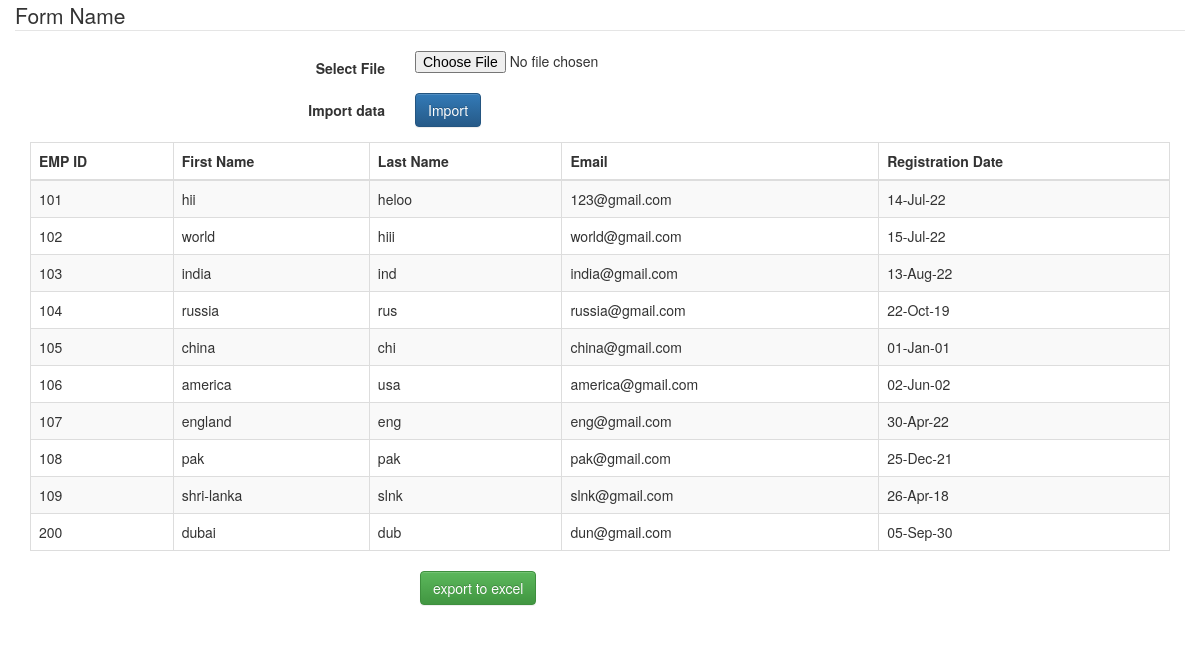
The app's page /csv/index.php with its own data.
### tables this page shows
CREATE TABLE `csv` (
  `emp_id` varchar(50) NOT NULL,
  `firstname` varchar(30) NOT NULL,
  `lastname` varchar(30) NOT NULL,
  `email` varchar(50) NOT NULL,
  `reg_date` varchar(50) NOT NULL
);

### csv/index.php (the view, shortened to what this page needs)
<?php
function get_all_records()
{
    include_once'csvdb.php';
    $Sql = "SELECT * FROM csv";
    $result = mysqli_query($conn, $Sql);
    if (mysqli_num_rows($result) > 0)
    {
     echo "<div class='table-responsive'><table id='myTable' class='table table-striped table-bordered'>
             <thead><tr><th>EMP ID</th>
                          <th>First Name</th>
                          <th>Last Name</th>
                          <th>Email</th>
                          <th>Registration Date</th>
                        </tr></thead><tbody>";
     while($row = mysqli_fetch_assoc($result))
     {
         echo "<tr><td>" . $row['emp_id']."</td>
                   <td>" . $row['firstname']."</td>
                   <td>" . $row['lastname']."</td>
                   <td>" . $row['email']."</td>
                   <td>" . $row['reg_date']."</td></tr>";
     }
     echo "</tbody></table></div>";
    }
    else
    {
        echo "you have no records";
    }
}
?>
<!DOCTYPE html>
<html lang="en">
<head>
    <link rel="stylesheet" href="https://maxcdn.bootstrapcdn.com/bootstrap/3.3.7/css/bootstrap.min.css">
    <link rel="stylesheet" href="https://maxcdn.bootstrapcdn.com/bootstrap/3.3.7/css/bootstrap-theme.min.css">
</head>
<body>
    <div id="wrap">
        <div class="container">
            <div class="row">
                <form class="form-horizontal" action="functions.php" method="post" name="upload_excel" enctype="multipart/form-data">
                    <fieldset>
                        <legend>Form Name</legend>
                        <div class="form-group">
                            <label class="col-md-4 control-label" for="filebutton">Select File</label>
                            <div class="col-md-4">
                                <input type="file" name="file" id="file" class="input-large">
                            </div>
                        </div>
                        <div class="form-group">
                            <label class="col-md-4 control-label" for="singlebutton">Import data</label>
                            <div class="col-md-4">
                                <button type="submit" id="submit" name="Import" class="btn btn-primary button-loading" data-loading-text="Loading...">Import</button>
                            </div>
                        </div>
                    </fieldset>
                </form>
            </div>
            <?php
               get_all_records();
            ?>
             <div>
            <form class="form-horizontal" action="functions.php" method="post" name="upload_excel"
                      enctype="multipart/form-data">
                  <div class="form-group">
                            <div class="col-md-4 col-md-offset-4">
                                <input type="submit" name="Export" class="btn btn-success" value="export to excel"/>
                            </div>
                   </div>
            </form>
 </div>
        </div>
    </div>
</body>
</html>

### records on screen
csv: emp_id "101", firstname "hii", lastname "heloo", email "123@gmail.com", reg_date "14-Jul-22"
csv: emp_id "102", firstname "world", lastname "hiii", email "world@gmail.com", reg_date "15-Jul-22"
csv: emp_id "103", firstname "india", lastname "ind", email "india@gmail.com", reg_date "13-Aug-22"
csv: emp_id "104", firstname "russia", lastname "rus", email "russia@gmail.com", reg_date "22-Oct-19"
csv: emp_id "105", firstname "china", lastname "chi", email "china@gmail.com", reg_date "01-Jan-01"
csv: emp_id "106", firstname "america", lastname "usa", email "america@gmail.com", reg_date "02-Jun-02"
csv: emp_id "107", firstname "england", lastname "eng", email "eng@gmail.com", reg_date "30-Apr-22"
csv: emp_id "108", firstname "pak", lastname "pak", email "pak@gmail.com", reg_date "25-Dec-21"
csv: emp_id "109", firstname "shri-lanka", lastname "slnk", email "slnk@gmail.com", reg_date "26-Apr-18"
csv: emp_id "200", firstname "dubai", lastname "dub", email "dun@gmail.com", reg_date "05-Sep-30"
